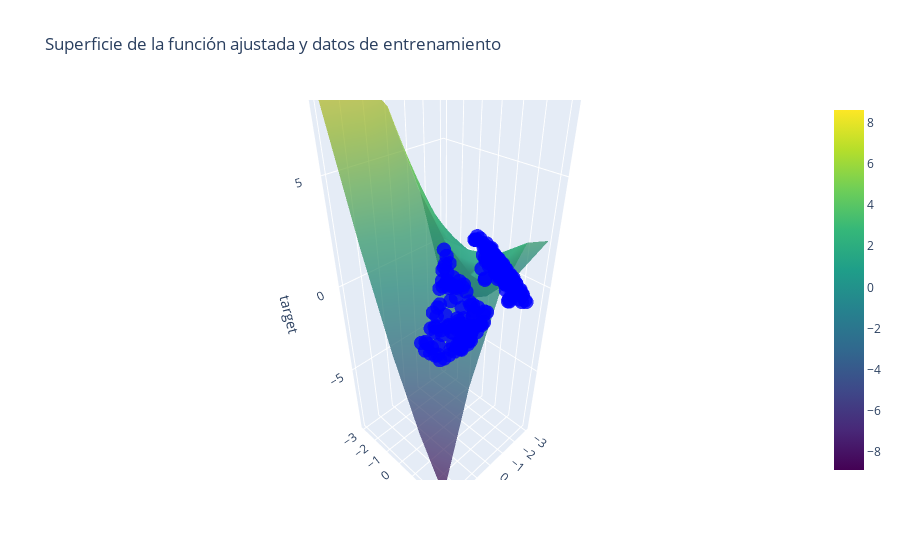

Write notebook code for a chart like this one.
### Markdown cell above
### c. Usa una expansión de base polinomial y entrena un modelo de regresión lineal con regularización por norma ℓ2.

### Code cell
# c. Usa una expansión de base polinomial y entrena un modelo de regresión lineal con regularización por norma ℓ2. 

# Reporta los parámetros que encontraste usando el estimador de máxima verosimilitud y el valor del error cuadrático medio para los datos de entrenamiento y de validación.

from sklearn.linear_model import Ridge

model = Ridge(alpha=0.1)  # Regularización L2
# Entrenamos y evaluamos el modelo
ridge_results = SquareTrainAndEval(X_train[['x1', 'x2']], X_val[['x1', 'x2']], X_train['target'], X_val['target'], model, degree=20)

for key, value in ridge_results.items():
    if key != 'coef':
        print(f"{key}: {value}")

plot_combined(results['theta_0'], results['coef'], X_train)

### Figure 1 — Plotly figure (JSON) as saved in the notebook; plotly's stock layout.template omitted (floating-point values rounded to 4 significant figures; data arrays with more than 128 entries replaced by an {"elided": "..."} marker saying what was removed)
{"data": [{"colorscale": [[0, "#440154"], [0.1111, "#482878"], [0.2222, "#3e4989"], [0.3333, "#31688e"], [0.4444, "#26828e"], [0.5556, "#1f9e89"], [0.6667, "#35b779"], [0.7778, "#6ece58"], [0.8889, "#b5de2b"], [1, "#fde725"]], "name": "Superficie", "opacity": 0.7, "type": "surface", "x": [[-3.0, -1.5, 0.0, 1.5, 3.0], [-3.0, -1.5, 0.0, 1.5, 3.0], [-3.0, -1.5, 0.0, 1.5, 3.0], [-3.0, -1.5, 0.0, 1.5, 3.0], [-3.0, -1.5, 0.0, 1.5, 3.0]], "y": [[-3.0, -3.0, -3.0, -3.0, -3.0], [-1.5, -1.5, -1.5, -1.5, -1.5], [0.0, 0.0, 0.0, 0.0, 0.0], [1.5, 1.5, 1.5, 1.5, 1.5], [3.0, 3.0, 3.0, 3.0, 3.0]], "z": [[-3.035, 3.042, 6.922, 8.604, 8.088], [-2.956, 1.731, 4.221, 4.512, 2.606], [-2.046, 1.251, 2.35, 1.251, -2.046], [-0.3059, 1.6, 1.309, -1.181, -5.868], [2.264, 2.78, 1.098, -2.782, -8.859]]}, {"marker": {"color": "blue", "opacity": 0.8, "size": 5}, "mode": "markers", "name": "Datos de entrenamiento", "type": "scatter3d", "x": {"elided": "200 float values"}, "y": {"elided": "200 float values"}, "z": {"elided": "200 float values"}}], "layout": {"scene": {"xaxis": {"title": {"text": "x1"}}, "yaxis": {"title": {"text": "x2"}}, "zaxis": {"title": {"text": "target"}}}, "title": {"text": "Superficie de la función ajustada y datos de entrenamiento"}}}
